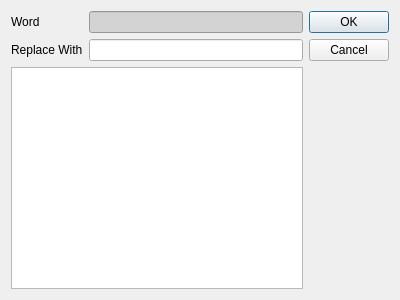
<?xml version="1.0" encoding="UTF-8"?>
<ui version="4.0">
 <class>SpellChecker::Internal::SuggestionsDialog</class>
 <widget class="QDialog" name="SpellChecker::Internal::SuggestionsDialog">
  <property name="windowModality">
   <enum>Qt::ApplicationModal</enum>
  </property>
  <property name="geometry">
   <rect>
    <x>0</x>
    <y>0</y>
    <width>400</width>
    <height>300</height>
   </rect>
  </property>
  <property name="windowTitle">
   <string>Alternative Spelling</string>
  </property>
  <layout class="QGridLayout" name="gridLayout">
   <item row="2" column="0" colspan="2">
    <widget class="QListWidget" name="listWidgetSuggestions">
     <property name="editTriggers">
      <set>QAbstractItemView::NoEditTriggers</set>
     </property>
     <property name="alternatingRowColors">
      <bool>true</bool>
     </property>
    </widget>
   </item>
   <item row="1" column="0">
    <widget class="QLabel" name="label">
     <property name="text">
      <string>Replace With</string>
     </property>
    </widget>
   </item>
   <item row="1" column="1">
    <widget class="QLineEdit" name="lineEditReplacement">
     <property name="styleSheet">
      <string notr="true"/>
     </property>
     <property name="text">
      <string/>
     </property>
    </widget>
   </item>
   <item row="0" column="0">
    <widget class="QLabel" name="label_2">
     <property name="text">
      <string>Word</string>
     </property>
    </widget>
   </item>
   <item row="0" column="1">
    <widget class="QLineEdit" name="lineEditWord">
     <property name="styleSheet">
      <string notr="true">background: lightgrey</string>
     </property>
     <property name="readOnly">
      <bool>true</bool>
     </property>
    </widget>
   </item>
   <item row="0" column="2" rowspan="3">
    <widget class="QDialogButtonBox" name="buttonBox">
     <property name="orientation">
      <enum>Qt::Vertical</enum>
     </property>
     <property name="standardButtons">
      <set>QDialogButtonBox::Cancel|QDialogButtonBox::Ok</set>
     </property>
    </widget>
   </item>
  </layout>
 </widget>
 <resources/>
 <connections>
  <connection>
   <sender>buttonBox</sender>
   <signal>accepted()</signal>
   <receiver>SpellChecker::Internal::SuggestionsDialog</receiver>
   <slot>accept()</slot>
   <hints>
    <hint type="sourcelabel">
     <x>248</x>
     <y>254</y>
    </hint>
    <hint type="destinationlabel">
     <x>157</x>
     <y>274</y>
    </hint>
   </hints>
  </connection>
  <connection>
   <sender>buttonBox</sender>
   <signal>rejected()</signal>
   <receiver>SpellChecker::Internal::SuggestionsDialog</receiver>
   <slot>reject()</slot>
   <hints>
    <hint type="sourcelabel">
     <x>316</x>
     <y>260</y>
    </hint>
    <hint type="destinationlabel">
     <x>286</x>
     <y>274</y>
    </hint>
   </hints>
  </connection>
 </connections>
</ui>
